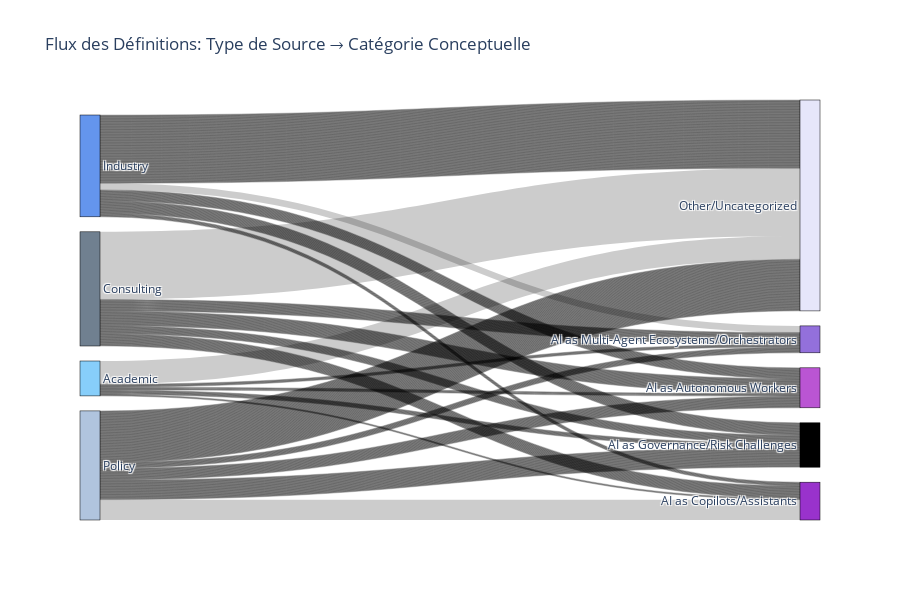

Notebook cell for this chart:
### Code cell
colors = sns.color_palette('BuPu', len(labels))
# Create Sankey diagram
fig = go.Figure(data=[go.Sankey(
    node=dict(
        pad=15,
        thickness=20,
        line=dict(color="black", width=0.5),
        label=labels,
        color=['slategrey', 'lightsteelblue', 'cornflowerblue', 'lightskyblue', 
               'lavender', 'mediumpurple', 'darkorchid', 'mediumorchid'][:len(labels)]
    ),
    link=dict(
        source=sources,
        target=targets,
        value=values
    )
)])

fig.update_layout(
    title="Flux des Définitions: Type de Source → Catégorie Conceptuelle",
    font=dict(size=12),
    height=600
)

fig.write_html(TAXONOMY_DIR / 'taxonomy_sankey.html')
fig.show()

print(f"✔ Sankey saved to: {TAXONOMY_DIR / 'taxonomy_sankey.html'}")

### Figure 1 — Plotly figure (JSON) as saved in the notebook; plotly's stock layout.template omitted (floating-point values rounded to 4 significant figures; data arrays with more than 128 entries replaced by an {"elided": "..."} marker saying what was removed)
{"data": [{"link": {"source": {"elided": "337 int values"}, "target": {"elided": "337 int values"}, "value": {"elided": "337 int values"}}, "node": {"color": ["slategrey", "lightsteelblue", "cornflowerblue", "lightskyblue", "lavender", "mediumpurple", "darkorchid", "mediumorchid"], "label": ["Consulting", "Policy", "Industry", "Academic", "Other/Uncategorized", "AI as Multi-Agent Ecosystems/Orchestrators", "AI as Copilots/Assistants", "AI as Autonomous Workers", "AI as Governance/Risk Challenges"], "line": {"color": "black", "width": 0.5}, "pad": 15, "thickness": 20}, "type": "sankey"}], "layout": {"font": {"size": 12}, "height": 600, "title": {"text": "Flux des Définitions: Type de Source → Catégorie Conceptuelle"}}}
